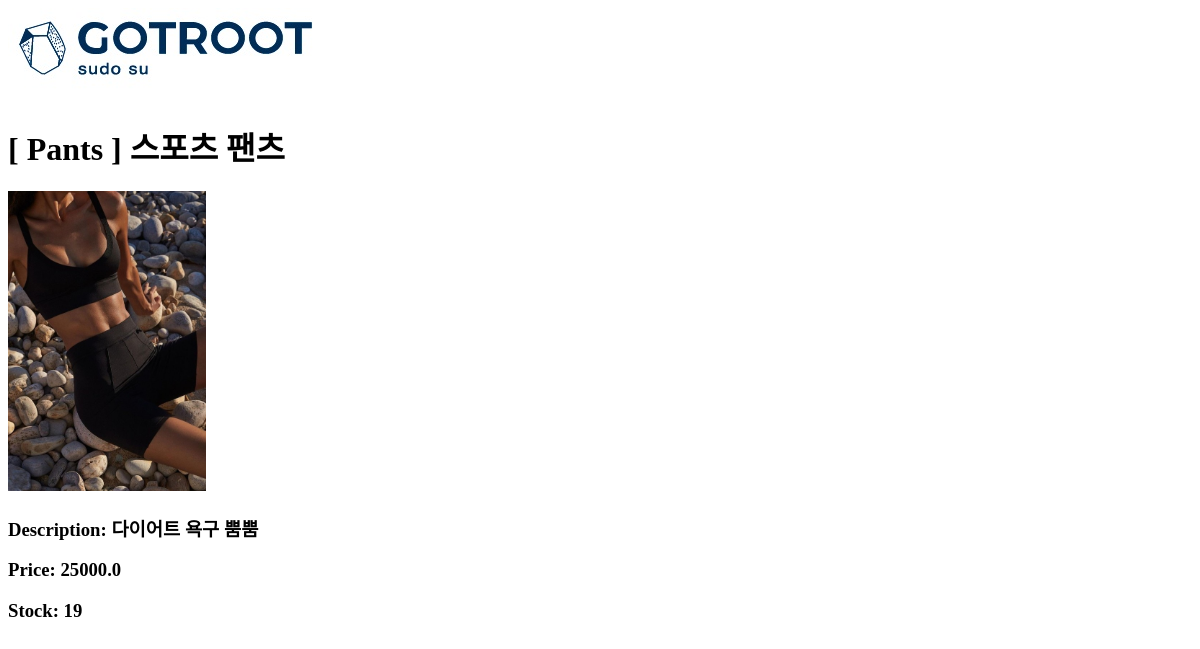
The app's page /1/, older data.
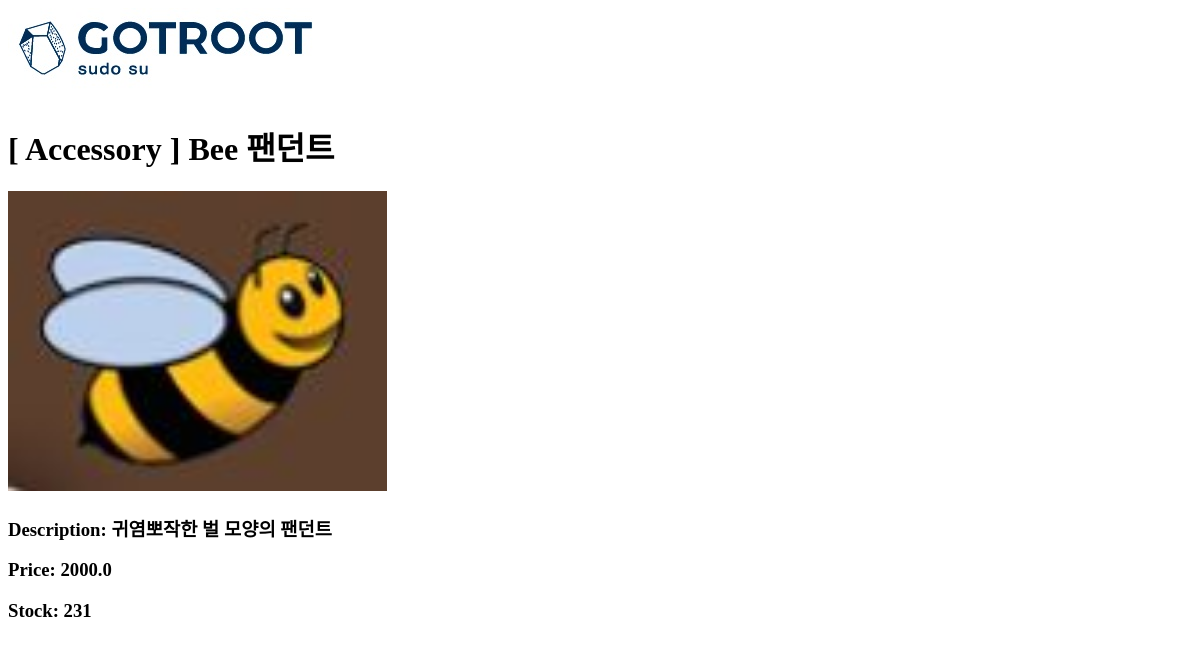
The same page, newer data.
### shop/models.py (models this page shows, shortened)
class Product(models.Model):
    name = models.CharField(max_length=100)
    content = models.TextField(max_length=1000)
    category = models.ForeignKey(Category, on_delete=models.CASCADE)
    stock = models.PositiveIntegerField()
    price = models.FloatField()
    created_at = models.DateTimeField(auto_now_add=True)
    modified_at = models.DateTimeField(auto_now=True)
    deleted_at = models.DateTimeField(null=True, blank=True)

class Category(models.Model):
    title = models.CharField(max_length=150)
    content = models.CharField(max_length=750)
    def __str__(self):
        return self.title

class ProductImage(models.Model):
    product = models.ForeignKey(Product, on_delete=models.CASCADE)
    is_represent = models.BooleanField(default=False)
    image = models.ImageField(upload_to=product_image_path)

### shop/views.py (the view)
# urls.py: path('<int:product_id>/', views.detail, name='detail'),
def detail(request, product_id):
    user = request.user
    product = get_object_or_404(Product, pk=product_id)
    products_images = ProductImage.objects.filter(product=product)
    quantity = 1
    return render(request, 'shop/detail.html', {'product': product, 'product_images': products_images, 'user':user})

### shop/templates/shop/detail.html (shortened to what this page needs)
{% extends "shop/base.html" %}
{% block content %}
    <h1> [ {{ product.category}} ] {{ product.name }}</h1>
        <div>
        {% for image in product_images %}
            <img src="{{ image.image.url }}" style="width: auto; height: 300px;">
        {% endfor %}
        </div>
    <h3> Description: {{ product.content }}</h3>
    <h3> Price: {{ product.price }}</h3>
    <h3> Stock: {{ product.stock }}</h3>
{% endblock content %}

Row changes from the older to the newer data that the page shows:
changed Product: category "Pants" → "Accessory"; name "스포츠 팬츠" → "Bee 팬던트"; content "다이어트 욕구 뿜뿜" → "귀염뽀작한 벌 모양의 팬던트"; price "25000.0" → "2000.0"; stock "19" → "231"
changed ProductImage: image: a different picture
